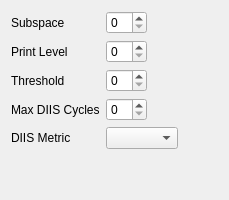
          <widget class="QWidget" name="AdvancedDIIS">
           <layout class="QVBoxLayout">
            <item>
             <layout class="QGridLayout">
              <item row="2" column="1">
               <widget class="QSpinBox" name="diis_switch_thresh"/>
              </item>
              <item row="1" column="1">
               <widget class="QSpinBox" name="diis_print"/>
              </item>
              <item row="1" column="0">
               <widget class="QLabel" name="label_35">
                <property name="text">
                 <string>Print Level</string>
                </property>
               </widget>
              </item>
              <item row="2" column="0">
               <widget class="QLabel" name="label_36">
                <property name="text">
                 <string>Threshold</string>
                </property>
               </widget>
              </item>
              <item row="3" column="1">
               <widget class="QSpinBox" name="diis_max_cycles"/>
              </item>
              <item row="0" column="0">
               <widget class="QLabel" name="label_34">
                <property name="text">
                 <string>Subspace</string>
                </property>
               </widget>
              </item>
              <item row="3" column="0">
               <widget class="QLabel" name="label_41">
                <property name="text">
                 <string>Max DIIS Cycles</string>
                </property>
               </widget>
              </item>
              <item row="0" column="1">
               <widget class="QSpinBox" name="diis_subspace_size"/>
              </item>
              <item row="0" column="2">
               <spacer>
                <property name="orientation">
                 <enum>Qt::Horizontal</enum>
                </property>
                <property name="sizeHint" stdset="0">
                 <size>
                  <width>40</width>
                  <height>20</height>
                 </size>
                </property>
               </spacer>
              </item>
              <item row="4" column="0">
               <widget class="QLabel" name="label_94">
                <property name="text">
                 <string>DIIS Metric</string>
                </property>
               </widget>
              </item>
              <item row="4" column="1" colspan="2">
               <layout class="QHBoxLayout">
                <item>
                 <widget class="QComboBox" name="diis_error_metric"/>
                </item>
                <item>
                 <spacer>
                  <property name="orientation">
                   <enum>Qt::Horizontal</enum>
                  </property>
                  <property name="sizeHint" stdset="0">
                   <size>
                    <width>40</width>
                    <height>20</height>
                   </size>
                  </property>
                 </spacer>
                </item>
               </layout>
              </item>
             </layout>
            </item>
            <item>
             <spacer>
              <property name="orientation">
               <enum>Qt::Vertical</enum>
              </property>
              <property name="sizeHint" stdset="0">
               <size>
                <width>20</width>
                <height>40</height>
               </size>
              </property>
             </spacer>
            </item>
           </layout>
          </widget>
